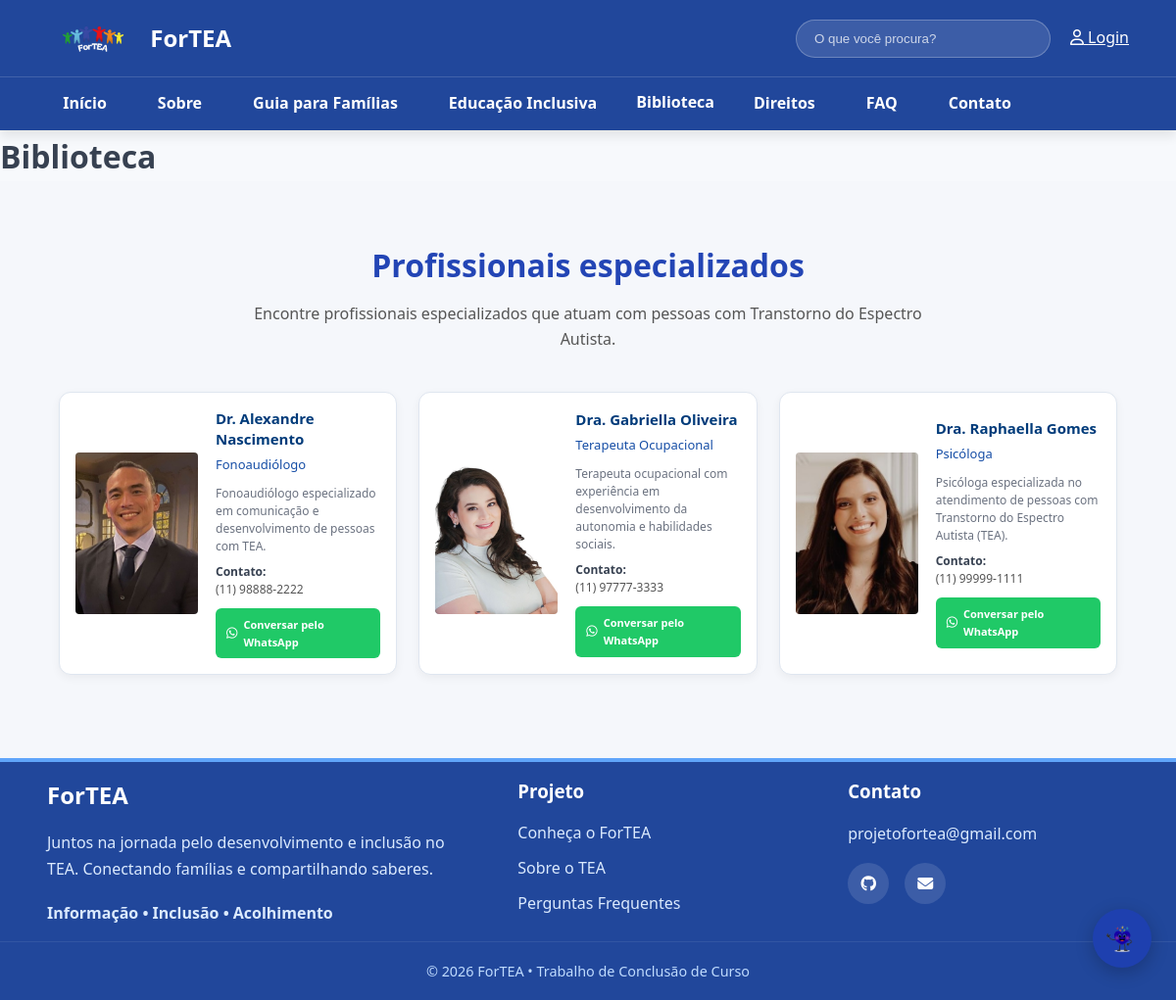
The app's page /biblioteca.php, older data.
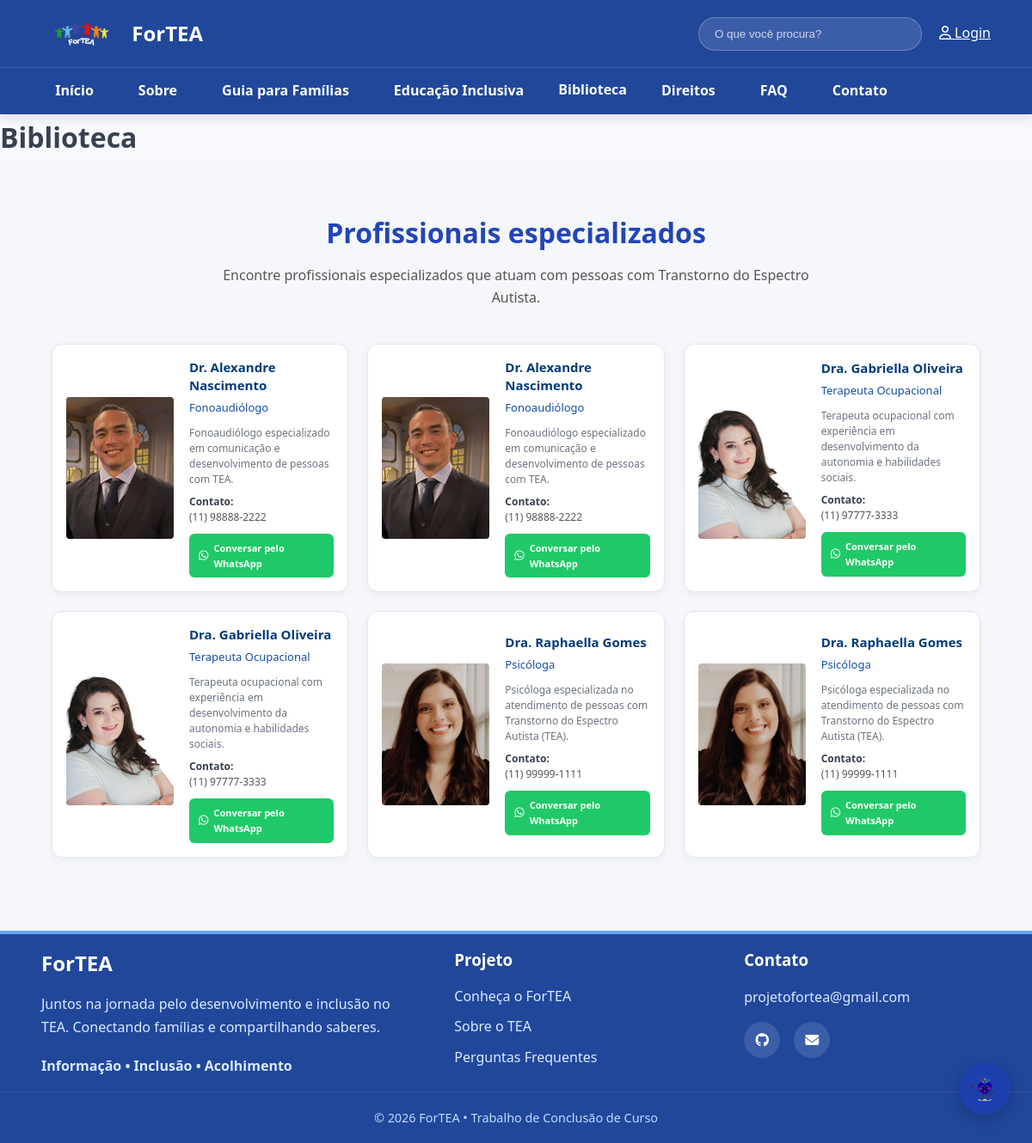
The same page, newer data.
### tables this page shows
CREATE TABLE `profissionais` (
  `id` int(11) NOT NULL,
  `nome` varchar(150) NOT NULL,
  `especialidade` varchar(150) DEFAULT NULL,
  `descricao` text DEFAULT NULL,
  `telefone` varchar(30) DEFAULT NULL,
  `whatsapp` varchar(30) DEFAULT NULL,
  `foto` varchar(255) DEFAULT NULL,
  `ativo` tinyint(1) DEFAULT 1
);

### biblioteca.php (the view, shortened to what this page needs)
<?php
require_once __DIR__ . '/conexao.php';
include __DIR__ . '/includes/header.php';
?>
<link rel="stylesheet" href="../css/estilo.css">
<?php
$profissionais = [];
$sqlProfissionais = "
    SELECT
        id,
        nome,
        especialidade,
        descricao,
        telefone,
        whatsapp,
        foto
    FROM profissionais
    WHERE ativo = 1
    ORDER BY nome ASC
";
$resultadoProfissionais = $conexao->query($sqlProfissionais);
while ($profissional = $resultadoProfissionais->fetch_assoc()) {
    $profissionais[] = $profissional;
}
?>
<main class="Profissionais-page">
    <h1>Biblioteca</h1>
    <section class="profissionais-section">
        <div class="profissionais-container">
            <div class="profissionais-titulo">
                <h2>Profissionais especializados</h2>
                <p>
                    Encontre profissionais especializados que atuam
                    com pessoas com Transtorno do Espectro Autista.
                </p>
            </div>
            <?php if (!empty($profissionais)): ?>
                <div class="profissionais-grid">
                    <?php foreach ($profissionais as $profissional): ?>
                        <div class="profissional-card">
                            <div class="profissional-foto">
                                <?php if (!empty($profissional['foto'])): ?>
                                    <img
                                        src="<?= htmlspecialchars($profissional['foto']) ?>"
                                        alt="Foto de <?= htmlspecialchars($profissional['nome']) ?>"
                                    >
                                <?php else: ?>
                                    <div class="sem-foto">
                                        <i class="fa-solid fa-user-doctor"></i>
                                    </div>
                                <?php endif; ?>
                            </div>
                            <div class="profissional-info">
                                <h3>
                                    <?= htmlspecialchars($profissional['nome']) ?>
                                </h3>
                                <?php if (!empty($profissional['especialidade'])): ?>
                                    <span class="profissional-especialidade">
                                        <?= htmlspecialchars($profissional['especialidade']) ?>
                                    </span>
                                <?php endif; ?>
                                <?php if (!empty($profissional['descricao'])): ?>
                                    <p>
                                        <?= nl2br(htmlspecialchars($profissional['descricao'])) ?>
                                    </p>
                                <?php endif; ?>
                                <?php if (!empty($profissional['telefone'])): ?>
                                    <div class="profissional-contato">
                                        <strong>Contato:</strong>
                                        <span>
                                            <?= htmlspecialchars($profissional['telefone']) ?>
                                        </span>
                                    </div>
                                <?php endif; ?>
                                <?php if (!empty($profissional['whatsapp'])): ?>
                                    <?php
                                    $whatsapp = preg_replace(
                                        '/[^0-9]/',
                                        '',
                                        $profissional['whatsapp']
                                    );
                                    ?>
                                    <?php if (!empty($whatsapp)): ?>
                                        <a
                                            href="https://wa.me/<?= htmlspecialchars($whatsapp) ?>"
                                            target="_blank"
                                            rel="noopener noreferrer"
                                            class="btn-whatsapp"
                                        >
                                            <i class="fa-brands fa-whatsapp"></i>
                                            Conversar pelo WhatsApp
                                        </a>
                                    <?php endif; ?>
                                <?php endif; ?>
                            </div>
                        </div>
                    <?php endforeach; ?>
                </div>
            <?php endif; ?>
        </div>
    </section>
</main>
<?php include __DIR__ . '/includes/footer.php'; ?>

Row changes from the older to the newer data that the page shows:
added profissionais: foto (picture), nome "Dr. Alexandre Nascimento", especialidade "Fonoaudiólogo", descricao "Fonoaudiólogo especializado em comunicação e desenvolvimento de pessoas com TEA.", telefone "(11) 98888-2222"
added profissionais: foto (picture), nome "Dra. Gabriella Oliveira", especialidade "Terapeuta Ocupacional", descricao "Terapeuta ocupacional com experiência em desenvolvimento da autonomia e habilidades sociais.", telefone "(11) 97777-3333"
added profissionais: foto (picture), nome "Dra. Raphaella Gomes", especialidade "Psicóloga", descricao "Psicóloga especializada no atendimento de pessoas com Transtorno do Espectro Autista (TEA).", telefone "(11) 99999-1111"
